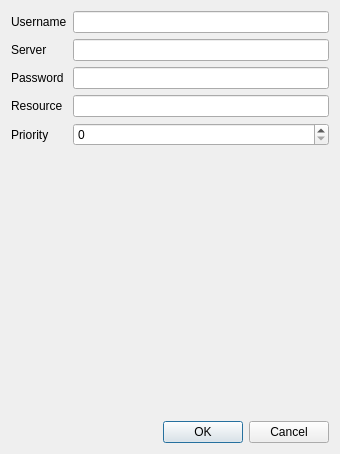
<?xml version="1.0" encoding="UTF-8"?>
<ui version="4.0">
 <class>XmppAccountWindow</class>
 <widget class="QDialog" name="XmppAccountWindow">
  <property name="geometry">
   <rect>
    <x>0</x>
    <y>0</y>
    <width>340</width>
    <height>454</height>
   </rect>
  </property>
  <property name="windowTitle">
   <string>Add Account</string>
  </property>
  <layout class="QVBoxLayout" name="verticalLayout_2">
   <item>
    <layout class="QVBoxLayout" name="verticalLayout">
     <item>
      <layout class="QFormLayout" name="formLayout">
       <item row="0" column="0">
        <widget class="QLabel" name="label">
         <property name="text">
          <string>Username</string>
         </property>
        </widget>
       </item>
       <item row="1" column="0">
        <widget class="QLabel" name="label_2">
         <property name="text">
          <string>Server</string>
         </property>
        </widget>
       </item>
       <item row="2" column="0">
        <widget class="QLabel" name="label_3">
         <property name="text">
          <string>Password</string>
         </property>
        </widget>
       </item>
       <item row="0" column="1">
        <widget class="QLineEdit" name="usernameEdit"/>
       </item>
       <item row="1" column="1">
        <widget class="QLineEdit" name="serverEdit"/>
       </item>
       <item row="2" column="1">
        <widget class="QLineEdit" name="passwordEdit">
         <property name="echoMode">
          <enum>QLineEdit::PasswordEchoOnEdit</enum>
         </property>
        </widget>
       </item>
       <item row="3" column="0">
        <widget class="QLabel" name="label_4">
         <property name="text">
          <string>Resource</string>
         </property>
        </widget>
       </item>
       <item row="3" column="1">
        <widget class="QLineEdit" name="resourceEdit"/>
       </item>
       <item row="4" column="0">
        <widget class="QLabel" name="label_5">
         <property name="text">
          <string>Priority</string>
         </property>
        </widget>
       </item>
       <item row="4" column="1">
        <widget class="QSpinBox" name="prioritySpinBox"/>
       </item>
      </layout>
     </item>
    </layout>
   </item>
   <item>
    <widget class="QDialogButtonBox" name="buttonBox">
     <property name="standardButtons">
      <set>QDialogButtonBox::Cancel|QDialogButtonBox::Ok</set>
     </property>
    </widget>
   </item>
  </layout>
 </widget>
 <resources/>
 <connections>
  <connection>
   <sender>buttonBox</sender>
   <signal>accepted()</signal>
   <receiver>XmppAccountWindow</receiver>
   <slot>accept()</slot>
   <hints>
    <hint type="sourcelabel">
     <x>248</x>
     <y>254</y>
    </hint>
    <hint type="destinationlabel">
     <x>157</x>
     <y>274</y>
    </hint>
   </hints>
  </connection>
  <connection>
   <sender>buttonBox</sender>
   <signal>rejected()</signal>
   <receiver>XmppAccountWindow</receiver>
   <slot>reject()</slot>
   <hints>
    <hint type="sourcelabel">
     <x>316</x>
     <y>260</y>
    </hint>
    <hint type="destinationlabel">
     <x>286</x>
     <y>274</y>
    </hint>
   </hints>
  </connection>
 </connections>
</ui>
